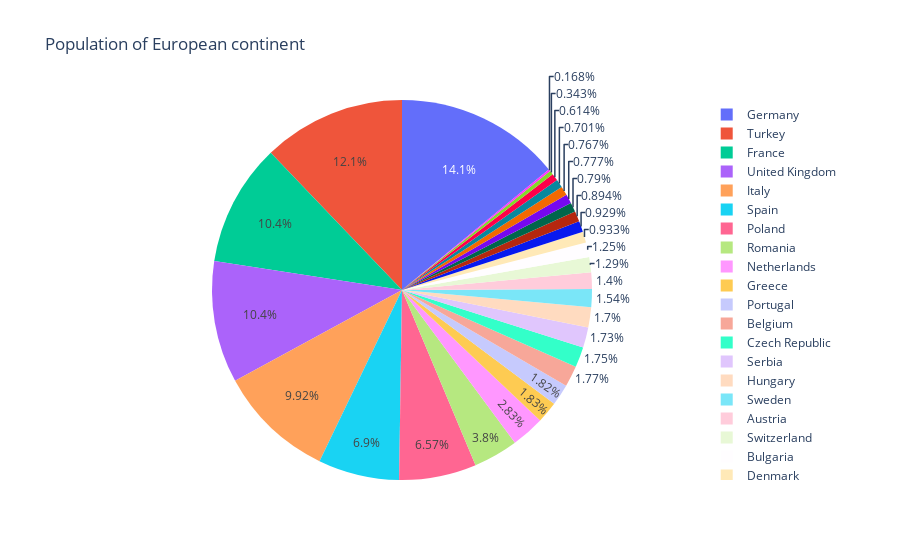

Notebook code for this chart:
### Code cell
import plotly.express as px
df = px.data.gapminder().query("year == 2007").query("continent == 'Europe'")
df.loc[df['pop'] < 2.e6, 'country'] = 'Other countries' # Represent only large countries
fig = px.pie(df, values='pop', names='country', title='Population of European continent')
fig.show()

### Figure 1 — Plotly figure (JSON) as saved in the notebook; plotly's stock layout.template omitted (floating-point values rounded to 4 significant figures)
{"data": [{"domain": {"x": [0, 1], "y": [0, 1]}, "hovertemplate": "country=%{label}<br>pop=%{value}<extra></extra>", "labels": ["Albania", "Austria", "Belgium", "Bosnia and Herzegovina", "Bulgaria", "Croatia", "Czech Republic", "Denmark", "Finland", "France", "Germany", "Greece", "Hungary", "Other countries", "Ireland", "Italy", "Other countries", "Netherlands", "Norway", "Poland", "Portugal", "Romania", "Serbia", "Slovak Republic", "Slovenia", "Spain", "Sweden", "Switzerland", "Turkey", "United Kingdom"], "legendgroup": "", "name": "", "showlegend": true, "type": "pie", "values": [3600523, 8199783, 10392226, 4552198, 7322858, 4493312, 10228744, 5468120, 5238460, 61083916, 82400996, 10706290, 9956108, 301931, 4109086, 58147733, 684736, 16570613, 4627926, 38518241, 10642836, 22276056, 10150265, 5447502, 2009245, 40448191, 9031088, 7554661, 71158647, 60776238]}], "layout": {"legend": {"tracegroupgap": 0}, "title": {"text": "Population of European continent"}}}
